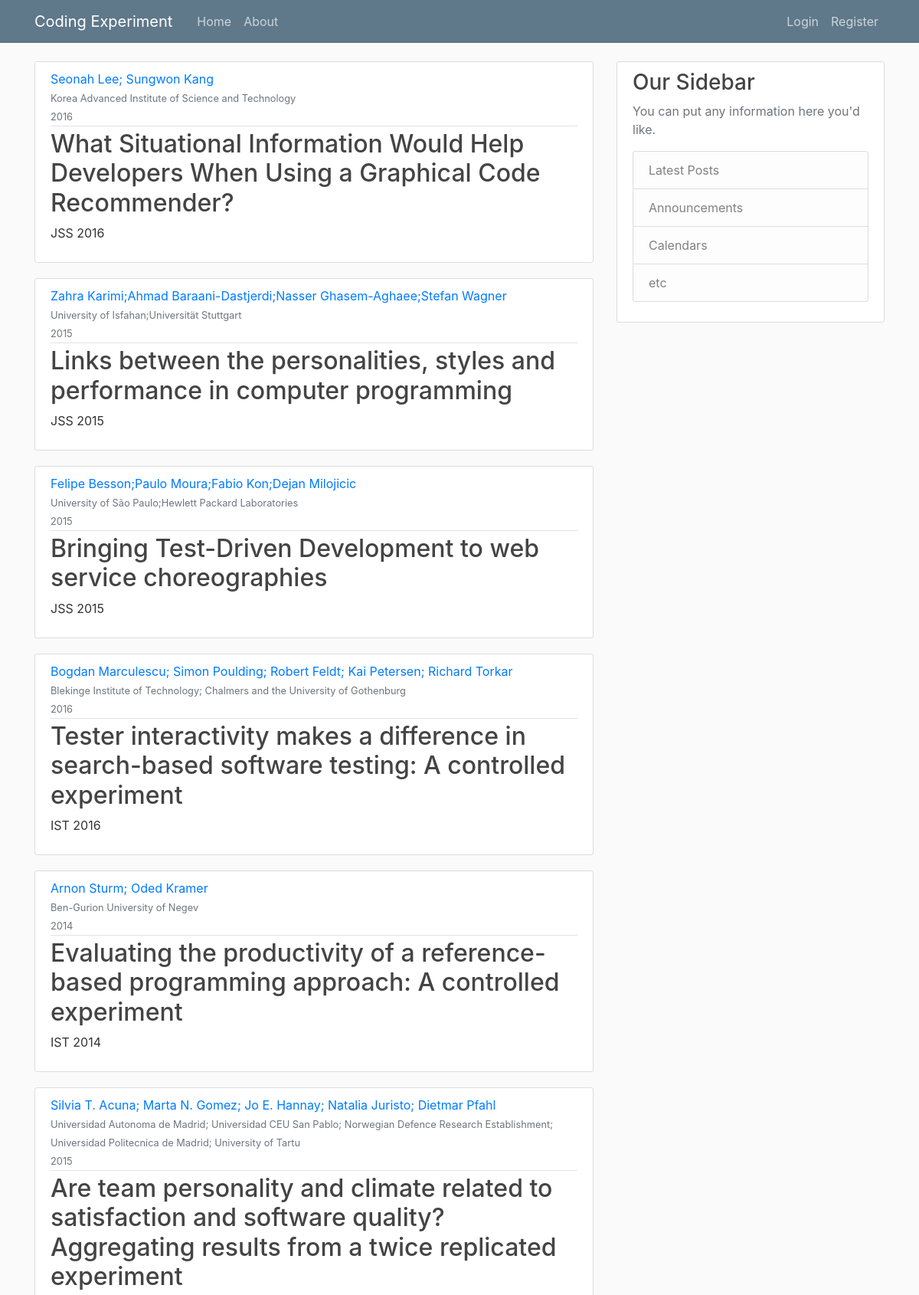
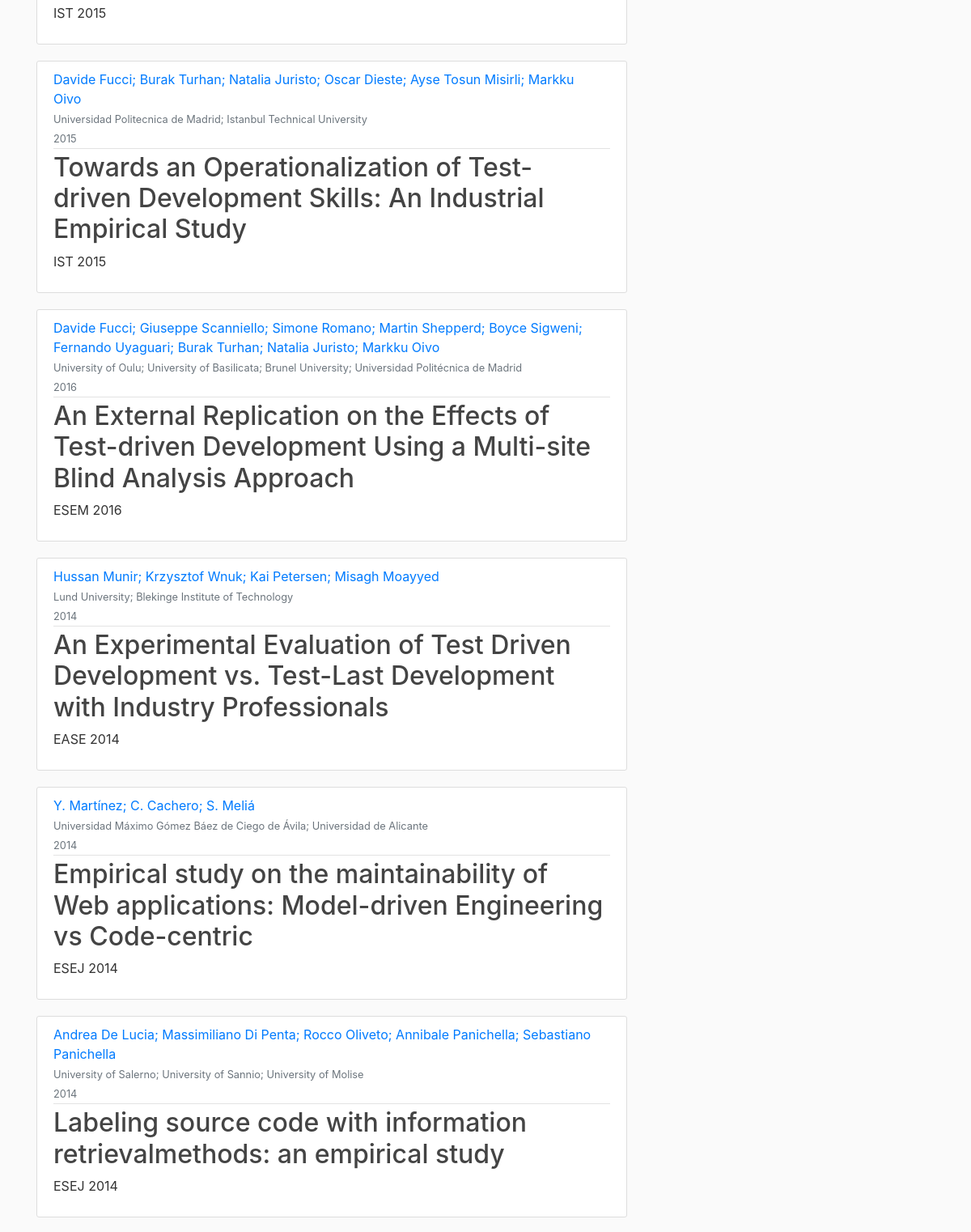
The page /home (upper part) on the database its author committed (2 pictures, top to bottom).
### coding_tool/models.py (models this page shows, shortened)
class Publication(db.Model):
    __tablename__ = 'publication'
    pub_id = db.Column(db.Integer, primary_key=True)
    title = db.Column(db.String(200), nullable=False)
    year = db.Column(db.Integer, nullable=False)
    venue = db.Column(db.String(200), nullable=False)
    authors = db.Column(db.String(200), nullable=False)
    institution = db.Column(db.String(200), nullable=False)
    keywords = db.Column(db.String(200), nullable=False)
    samples = db.relationship('Sampling', backref='publication', lazy=True)

### coding_tool/main/routes.py (the view)
@main.route("/")
@main.route("/home")
def home():
    page = request.args.get('page', 1, type=int)
    publications = Publication.query.all()
    return render_template('home.html', publications=publications)

### coding_tool/templates/home.html
{% extends "layout.html" %}
{% block content %}
    {% for pub in publications %}
       <article class="media content-section">
          <div class="media-body">
            <div class="article-metadata">
              <a class="mr-2" href="#">{{ pub.authors }}</a><br>
              <small class="text-muted">{{ pub.institution }}</small> <br>
              <small class="text-muted">{{ pub.year }}</small>
            </div>
            <h2><a class="article-title" href="www.google.com">{{ pub.title }}</a></h2>
            <p class="article-content"> {{ pub.venue }} {{ pub.year }}</p>
          </div>
        </article>
    {% endfor %}
{% endblock content %}

### coding_tool/static/main.css (style rules this page uses)
body { background: #fafafa; color: #333333; margin-top: 5rem; }
h1, h2, h3, h4, h5, h6 { color: #444444; }
.content-section { background: #ffffff; padding: 10px 20px; border: 1px solid #dddddd; border-radius: 3px; margin-bottom: 20px; }
.article-title { color: #444444; }
.article-content { white-space: pre-line; }
.article-metadata { padding-bottom: 1px; margin-bottom: 4px; border-bottom: 1px solid #e3e3e3 }

### rows shown on the page
Publication: authors "Seonah Lee; Sungwon Kang", institution "Korea Advanced Institute of Science and Technology", year "2016", title "What Situational Information Would Help Developers When Using a Graphical Code Recommender?", venue "JSS"
Publication: authors "Zahra Karimi;Ahmad Baraani-Dastjerdi;Nasser Ghasem-Aghaee;Stefan Wagner", institution "University of Isfahan;Universität Stuttgart", year "2015", title "Links between the personalities, styles and performance in computer programming", venue "JSS"
Publication: authors "Felipe Besson;Paulo Moura;Fabio Kon;Dejan Milojicic", institution "University of São Paulo;Hewlett Packard Laboratories", year "2015", title "Bringing Test-Driven Development to web service choreographies", venue "JSS"
Publication: authors "Bogdan Marculescu; Simon Poulding; Robert Feldt; Kai Petersen; Richard Torkar", institution "Blekinge Institute of Technology; Chalmers and the University of Gothenburg", year "2016", title "Tester interactivity makes a difference in search-based software testing: A controlled experiment", venue "IST"
Publication: authors "Arnon Sturm; Oded Kramer", institution "Ben-Gurion University of Negev", year "2014", title "Evaluating the productivity of a reference-based programming approach: A controlled experiment", venue "IST"
Publication: authors "Silvia T. Acuna; Marta N. Gomez; Jo E. Hannay; Natalia Juristo; Dietmar Pfahl", institution "Universidad Autonoma de Madrid; Universidad CEU San Pablo; Norwegian Defence Research Establishment; Universidad Politecnica de Madrid; University of Tartu", year "2015", title "Are team personality and climate related to satisfaction and software quality? Aggregating results from a twice replicated experiment", venue "IST"
Publication: authors "Davide Fucci; Burak Turhan; Natalia Juristo; Oscar Dieste; Ayse Tosun Misirli; Markku Oivo", institution "Universidad Politecnica de Madrid; Istanbul Technical University", year "2015", title "Towards an Operationalization of Test-driven Development Skills: An Industrial Empirical Study", venue "IST"
Publication: authors "Davide Fucci; Giuseppe Scanniello; Simone Romano; Martin Shepperd; Boyce Sigweni; Fernando Uyaguari; Burak Turhan; Natalia Juristo; Markku Oivo", institution "University of Oulu; University of Basilicata; Brunel University; Universidad Politécnica de Madrid", year "2016", title "An External Replication on the Effects of Test-driven Development Using a Multi-site Blind Analysis Approach", venue "ESEM"
Publication: authors "Hussan Munir; Krzysztof Wnuk; Kai Petersen; Misagh Moayyed", institution "Lund University; Blekinge Institute of Technology", year "2014", title "An Experimental Evaluation of Test Driven Development vs. Test-Last Development with Industry Professionals", venue "EASE"
Publication: authors "Y. Martínez; C. Cachero; S. Meliá", institution "Universidad Máximo Gómez Báez de Ciego de Ávila; Universidad de Alicante", year "2014", title "Empirical study on the maintainability of Web applications: Model-driven Engineering vs Code-centric", venue "ESEJ"
Publication: authors "Andrea De Lucia; Massimiliano Di Penta; Rocco Oliveto; Annibale Panichella; Sebastiano Panichella", institution "University of Salerno; University of Sannio; University of Molise", year "2014", title "Labeling source code with information retrievalmethods: an empirical study", venue "ESEJ"
